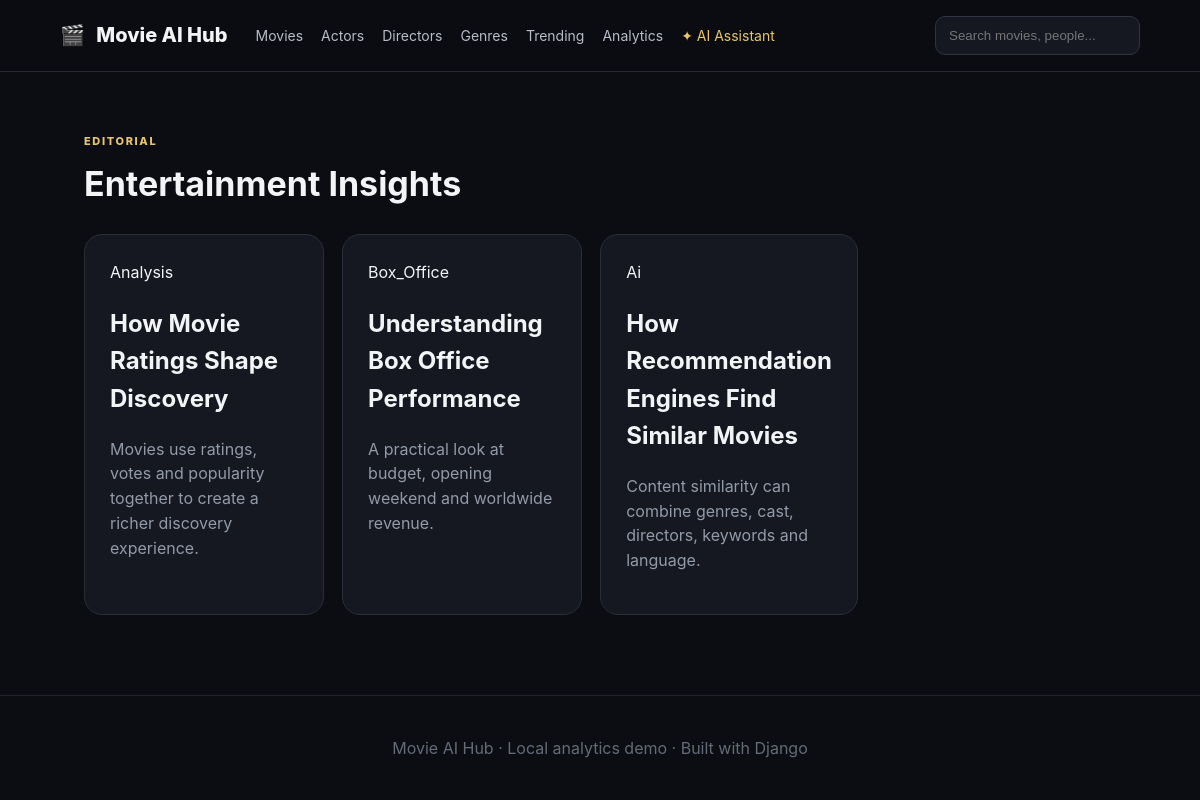
The app's page /articles/ with its own data.
### core/models.py (models this page shows, shortened)
class Article(models.Model):
    CATEGORY_CHOICES = [
        ("movies", "Movies"), ("actors", "Actors"), ("directors", "Directors"),
        ("reviews", "Reviews"), ("analysis", "Analysis"), ("box_office", "Box Office"),
        ("industry", "Industry"), ("ai", "AI & Entertainment"), ("news", "News"),
    ]
    title = models.CharField(max_length=220)
    slug = models.SlugField(unique=True)
    summary = models.TextField()
    content = models.TextField()
    category = models.CharField(max_length=30, choices=CATEGORY_CHOICES, default="movies")
    author = models.CharField(max_length=120, default="Movie AI Editorial")
    image = models.URLField(blank=True)
    published_date = models.DateField(auto_now_add=True)
    source_url = models.URLField(blank=True)
    tags = models.CharField(max_length=300, blank=True)
    class Meta:
        ordering = ["-published_date"]

### core/views.py (the view)
# urls.py: path("articles/", views.articles, name="articles"),
def articles(request):
    return render(request, "articles/list.html", {"articles": Article.objects.all()})

### templates/articles/list.html
{% extends "base.html" %}{% block content %}<div class="page-head"><div><span class="eyebrow">EDITORIAL</span><h1>Entertainment Insights</h1></div></div><div class="article-grid">{% for article in articles %}<a class="article-card" href="{% url 'article_detail' article.slug %}"><span>{{ article.category|title }}</span><h2>{{ article.title }}</h2><p>{{ article.summary }}</p></a>{% endfor %}</div>{% endblock %}

### static/css/app.css (style rules this page uses)
* { box-sizing:border-box }
body { margin:0;font-family:Inter,system-ui,-apple-system,sans-serif;background:#0b0d12;color:#f3f4f6;line-height:1.55 }
a { color:inherit;text-decoration:none }
.eyebrow { letter-spacing:.15em;font-size:11px;color:#e9c46a;font-weight:800 }
.section-head,.page-head { padding:55px 7% 24px;display:flex;justify-content:space-between;align-items:end }
.section-head h2,.page-head h1 { margin:6px 0 0;font-size:34px }
.people-grid,.genre-grid,.article-grid { padding:0 7% 50px;display:grid;grid-template-columns:repeat(4,1fr);gap:18px }
.profile-card,.genre-card,.article-card,.panel { background:#151821;border:1px solid #292e3a;border-radius:18px;padding:25px }
.genre-card p,.article-card p { color:#939aa8 }

### records on screen
Article: category "Analysis", title "How Movie Ratings Shape Discovery", summary "Movies use ratings, votes and popularity together to create a richer discovery experience."
Article: category "Box_Office", title "Understanding Box Office Performance", summary "A practical look at budget, opening weekend and worldwide revenue."
Article: category "Ai", title "How Recommendation Engines Find Similar Movies", summary "Content similarity can combine genres, cast, directors, keywords and language."
